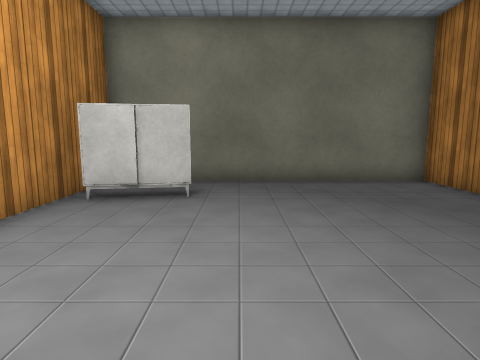
[1] (above)

18 first-person views from a walk through a scene from a Unity 3-D project. The camera is 1.4 m above the floor, tilts 8° down and sees 75° across. Doors are open. The floor is counted in squares, 1 m on a side. Each view is taken from the middle of a square. On the plan, view 1 faces up. The plan holds only what a view shows up to about 14 squares ahead; the rest is blank. The player is left out. Some surface patterns are stand-ins.

[2]
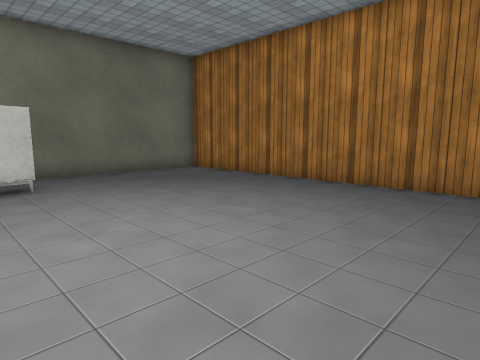

[3]
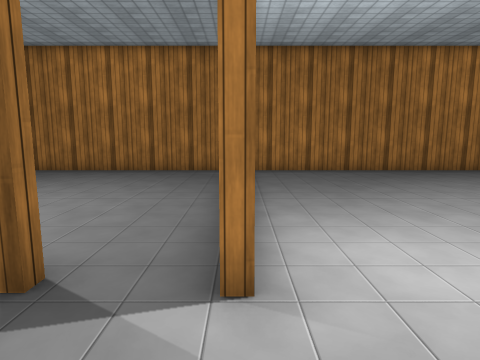

[4]
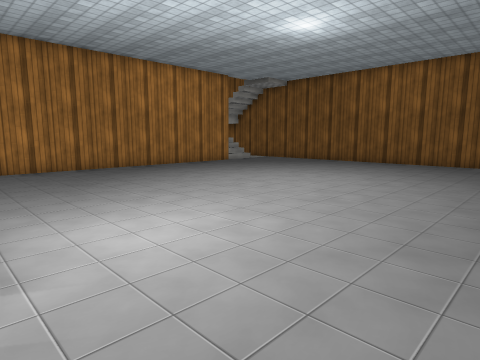

[5]
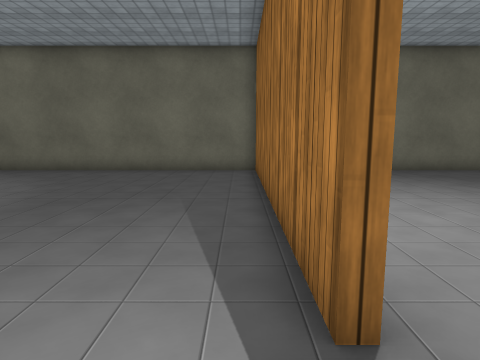

[6]
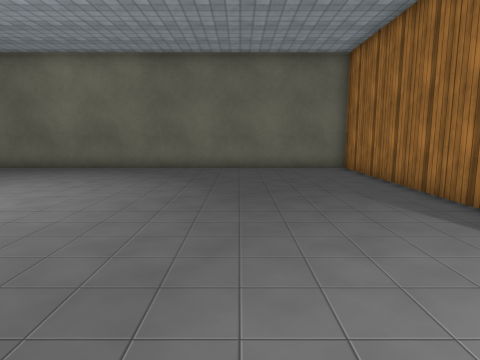

[7]
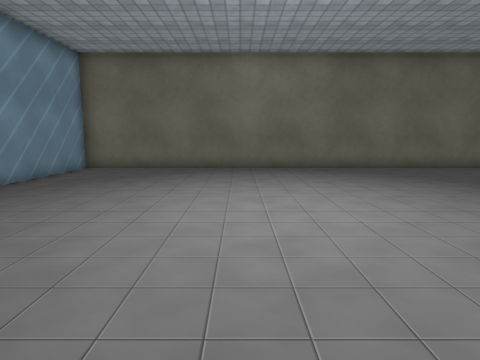

[8]
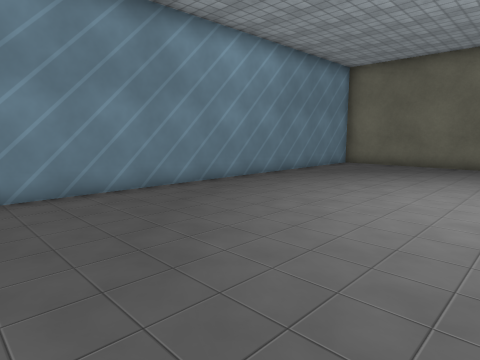

[9]
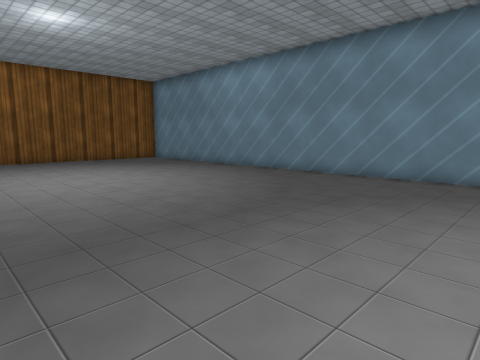

[10]
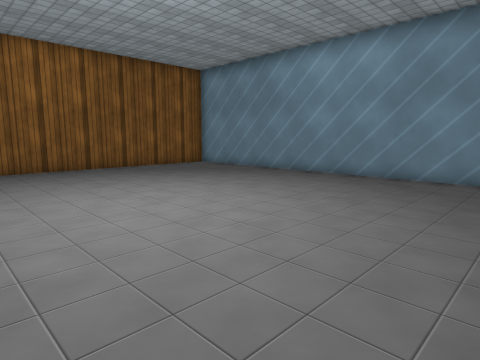

[11]
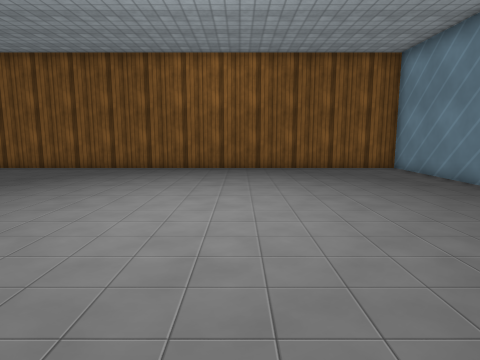

[12]
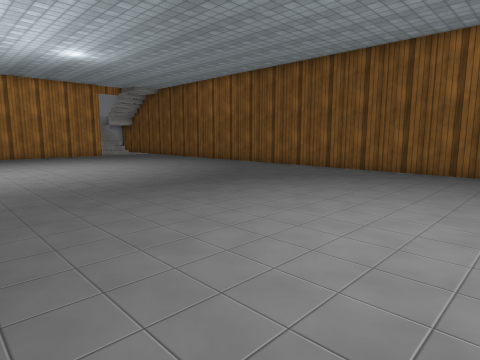

[13]
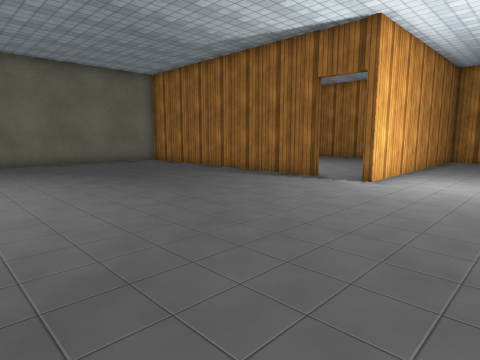

[14]
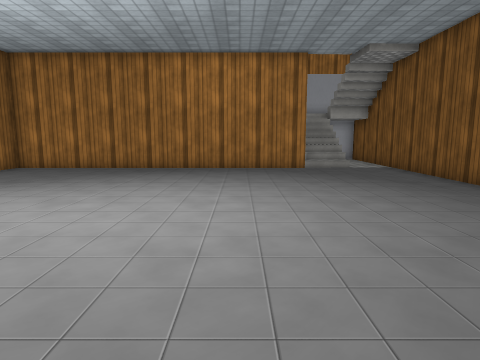

[15]
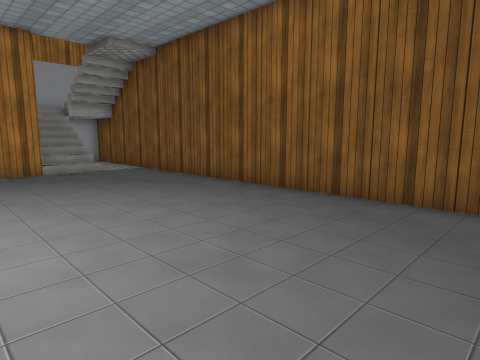

[16]
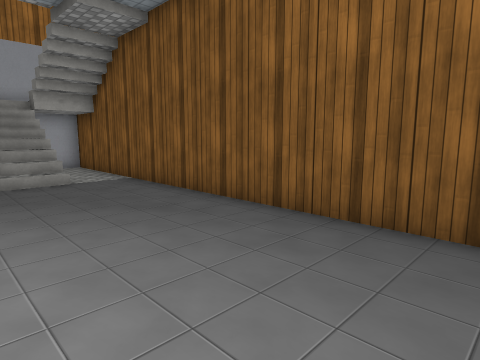

[17]
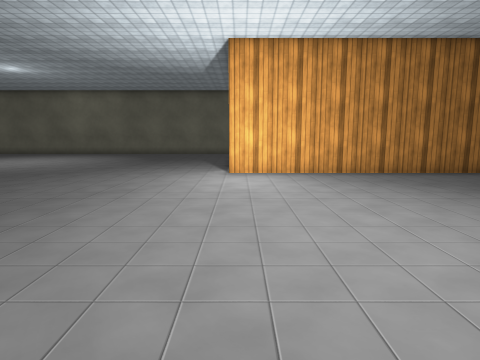

[18]
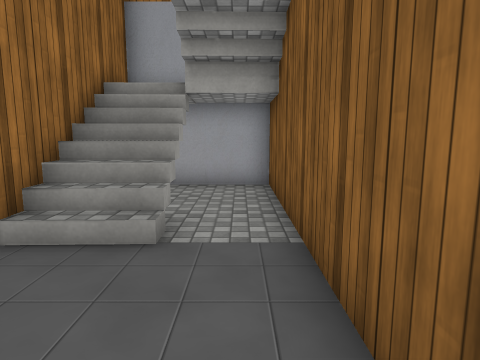

### Floor plan
Ten units are one square. View 1 is at (0, 0); x grows to the right and y downward. Boxes are objects, and circles mark ways between rooms. Rooms are numbered by the first view taken in them; rooms with no view inside come last. Other rooms are left out.
<svg viewBox="-244 -103 359 307">
<path fill="none" stroke="#000" d="M-40 -80 -40 -51M59 22 59 -98 -16 -98M-43 11 -43 -98 -239 -98 -239 199 110 199 110 171M59 164 59 31 -43 31 -43 28M91 159 59 159M85 178 91 178"/>
<rect x="-35" y="-85" width="30" height="20" fill="#bbb"><title>other object</title></rect>
<circle cx="-40" cy="20" r="3" fill="#2a7"/>
<text x="10" y="-40">1</text>
<text x="-100" y="70">2</text>
</svg>
Room 1 opens to room 2.

Where each view was taken, in squares from view 1:
view 1: 0 up, 0 right, facing up
view 2: 2 down, 3 left, facing up-right
view 3: 3 down, 7 left, facing right
view 4: 3 down, 8 left, facing down-right
view 5: 3 down, 5 left, facing up
view 6: 4 down, 9 left, facing up
view 7: 4 down, 17 left, facing up
view 8: 6 down, 16 left, facing up-left
view 9: 1 down, 13 left, facing down-left
view 10: 6 down, 13 left, facing down-left
view 11: 6 down, 17 left, facing down
view 12: 7 down, 17 left, facing down-right
view 13: 7 down, 14 left, facing up-right
view 14: 13 down, 8 left, facing right
view 15: 13 down, 7 left, facing down-right
view 16: 15 down, 4 left, facing down-right
view 17: 15 down, 4 left, facing up
view 18: 19 down, 2 right, facing right
